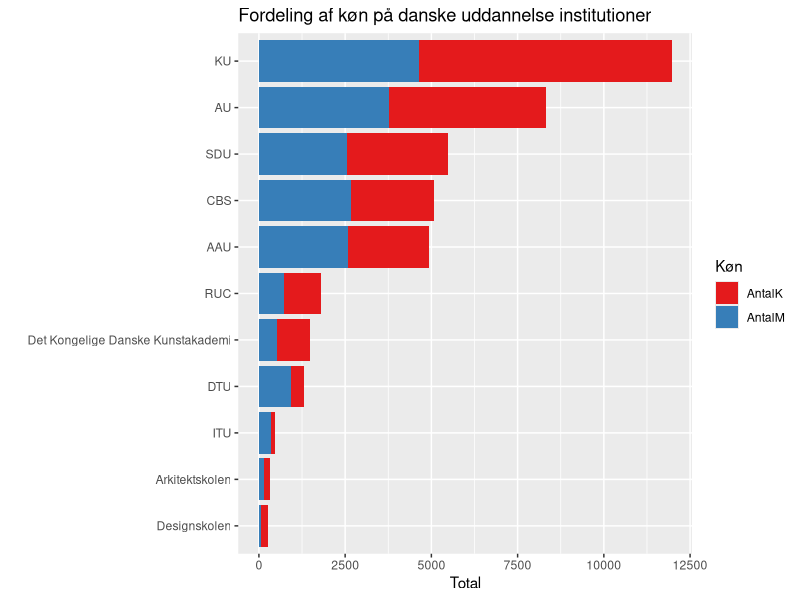
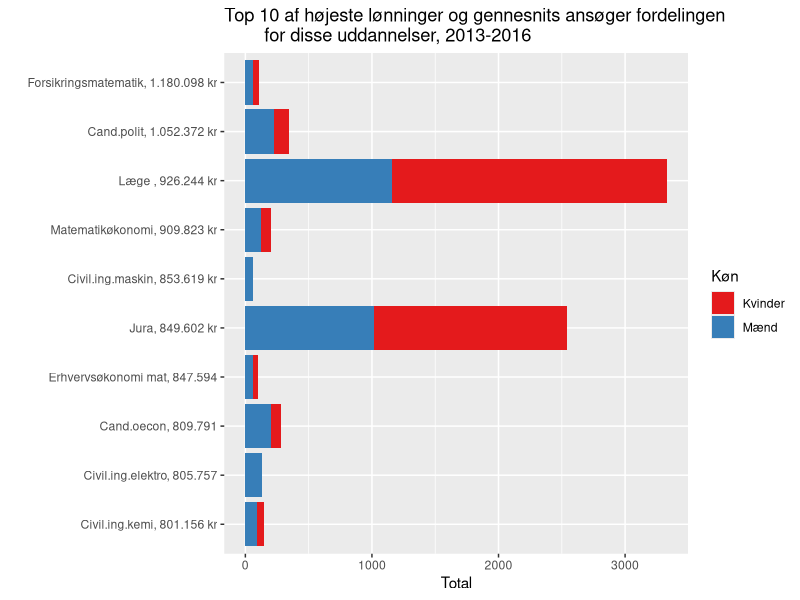
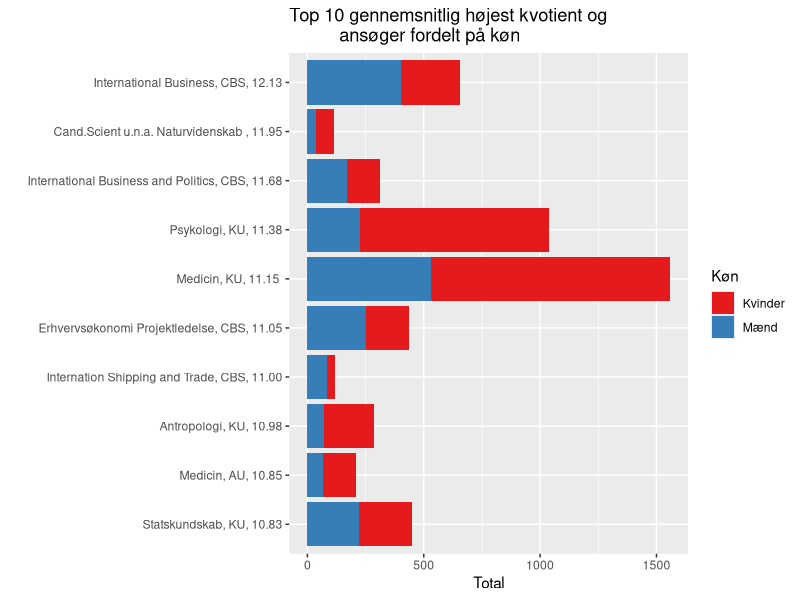
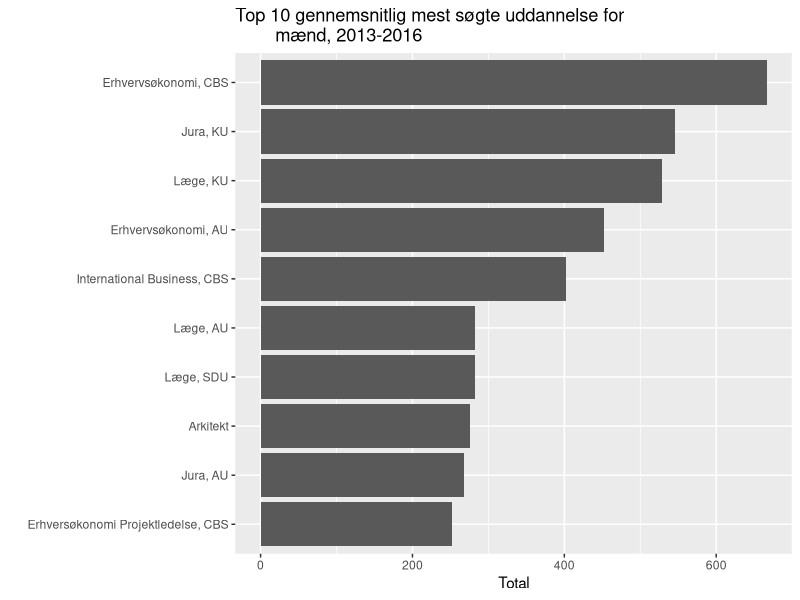
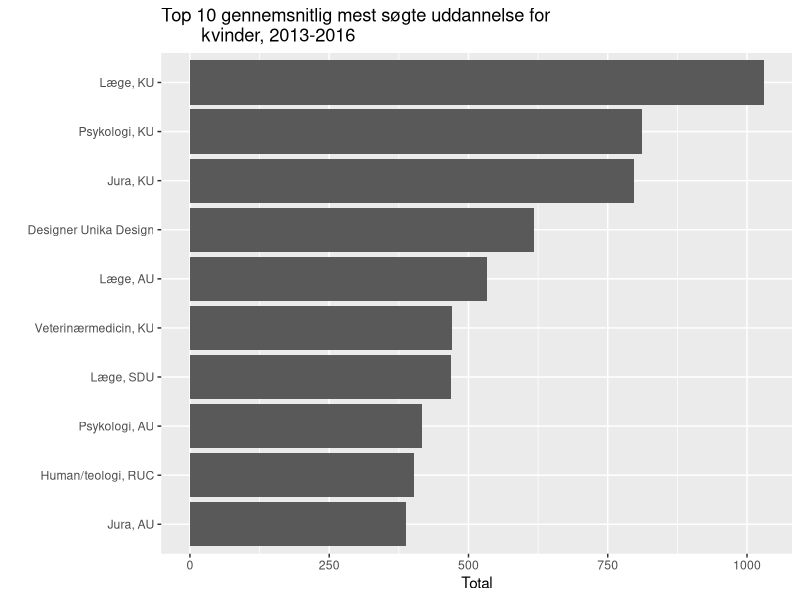

These charts were generated, in order, by the following R code:
## ---- chunk 1
knitr::opts_chunk$set(echo = TRUE)
library("readr")
library("dplyr")
library("rio")
library("dplyr")
library("magrittr")
library("ggplot2")
library("tidyr")
library("stringr")
## ---- chunk 2


londata = read.csv("londata1.csv", sep = ";")
Udddata = read.csv("optagelse3.csv", sep = ";")

Udddata = Udddata %>%
  mutate(OptMK = round(OptMaend / OptKvinder,2),
         TotalOpt = OptMaend + OptKvinder,
         TotalAng = AngMaend + AngKvinder,
         AngMK = round(AngMaend / AngKvinder,2)  ) %>%
  arrange(-TotalOpt, -TotalAng, - AngMK, -OptMK)

Udddata.1 = Udddata %>% 
  left_join(londata, by = "Placering")

Udddata.2 = Udddata.1 %>%
  filter( !is.na(GnsIndkomst) )


Udddata.2 = Udddata.2 %>%
  mutate( KvindeAndOpt = round(OptKvinder / TotalOpt, 2),
          KvindeAndAng = round(AngKvinder / TotalAng, 2))

## ---- chunk 3

Uni.2 = Udddata.2 %>%
  group_by(InstNavn) %>%
  summarise(AntalM =sum(round(AngMaend/4,0), na.rm =TRUE), AntalK =sum(round(AngKvinder/4,0), na.rm=TRUE)) 

Uni.2gather = Uni.2 %>%
  gather(key = Køn, 
         value = frequency,
          -InstNavn)
## ---- chunk 4

ggplot(data=Uni.2gather, aes(x=reorder(InstNavn, frequency), y=frequency, fill=Køn)) +
  geom_bar(stat="identity") +
  coord_flip() + ylab("Total") + xlab("") +
  ggtitle("Fordeling af køn på danske uddannelse institutioner") + 
  scale_fill_brewer(palette = "Set1")
## ---- chunk 5
Uni.3 = Udddata.2 %>%
  group_by(GnsIndkomst, Uddannelse) %>%
  summarise(Mænd =sum(round(AngMaend/4,0), na.rm =TRUE), Kvinder =sum(round(AngKvinder/4,0), na.rm=TRUE)) 


Uni.3 = Uni.3 %>%
  arrange(desc(GnsIndkomst)) %>%
  head(n=10)

Uni.3gather = Uni.3 %>%
  gather(key = Køn, 
         value = frequency,
         -GnsIndkomst, - Uddannelse)
## ---- chunk 6
ggplot(data=Uni.3gather, aes(x=reorder(GnsIndkomst, Uddannelse), y=frequency, fill=Køn)) +
  geom_bar(stat="identity") +
  coord_flip() + ylab("Total") + xlab("") +
scale_x_discrete(breaks=c("801156", "805757", "809791", "847594", "849602", "853619", "909823", "926244", "1052373", "1180098"),
                 labels=c("Civil.ing.kemi, 801.156 kr", "Civil.ing.elektro, 805.757", "Cand.oecon, 809.791", "Erhvervsøkonomi mat, 847.594", 
                          "Jura, 849.602 kr", "Civil.ing.maskin, 853.619 kr", "Matematikøkonomi, 909.823 kr", "Læge , 926.244 kr", 
                          "Cand.polit, 1.052.372 kr", "Forsikringsmatematik, 1.180.098 kr")) + 
ggtitle("Top 10 af højeste lønninger og gennesnits ansøger fordelingen 
        for disse uddannelser, 2013-2016") + 
  scale_fill_brewer(palette = "Set1")

## ---- chunk 7
londata <- read.csv("londata1.csv", sep = ";")

uddannelse <- read.csv("optagelse3.csv", sep = ";")

# samler data
data <- uddannelse %>%
  left_join(londata, by = "Placering")

data <- data %>%
  filter(!is.na(GnsIndkomst))

data <- data %>%
  mutate(Kvotient = as.numeric(gsub(",",".",data$Kvotient))) %>%
  filter(!is.na(AngMaend) | !is.na(AngKvinder) ) 


#Kvindeandel i optag og ansøg
data2 = data %>%
  mutate(KvindeAndOpt = round(OptKvinder /(OptKvinder + OptMaend),2), 
         KvindeAndAng = round(AngKvinder / (AngKvinder + AngMaend),2),
         TotalOpt = OptKvinder + OptMaend,
         TotalAng = AngKvinder + AngMaend)


### PLOT AF KØN OG KVOTIENTER
Uni.4 = data2 %>%
  group_by(OptNr) %>%
  summarise(Mænd =sum(round(AngMaend/4,0), na.rm =TRUE), Kvinder =sum(round(AngKvinder/4,0), na.rm=TRUE), Kvotient=mean(Kvotient)) 

Uni.4 = Uni.4 %>%
  arrange(desc(Kvotient)) %>%
  head(n=10)


Uni.4gather = Uni.4 %>%
  gather(key = Køn, 
         value = frequency,
         -Kvotient, - OptNr)

## ---- chunk 8
ggplot(data=Uni.4gather, aes(x=reorder(Kvotient, Køn), y=frequency, fill=Køn)) +
  geom_bar(stat="identity") +
  coord_flip() + ylab("Total") + xlab("") +
scale_x_discrete(breaks=c("10.825", "10.85", "10.975", "11", "11.05", "11.15", "11.375", "11.675", "11.95", "12.125"), 
                 labels=c("Statskundskab, KU, 10.83", "Medicin, AU, 10.85", "Antropologi, KU, 10.98", "Internation Shipping and Trade, CBS, 11.00", 
                          "Erhvervsøkonomi Projektledelse, CBS, 11.05", "Medicin, KU, 11.15 ", "Psykologi, KU, 11.38", "International Business and Politics, CBS, 11.68", 
                          "Cand.Scient u.n.a. Naturvidenskab , 11.95", "International Business, CBS, 12.13")) +
  ggtitle("Top 10 gennemsnitlig højest kvotient og 
          ansøger fordelt på køn") + 
  scale_fill_brewer(palette = "Set1")


## ---- chunk 9

Uni.5 = Udddata.2 %>%
  group_by(OptNr, Uddannelse) %>%
  summarise(Mænd =sum(round(AngMaend/4,0), na.rm =TRUE))

Uni.5 = Uni.5 %>%
  arrange(desc(Mænd)) %>%
  head(n=10)

Uni.5$OptNr = factor(Uni.5$OptNr)
## ---- chunk 10
ggplot(data=Uni.5, aes(x=reorder(OptNr, Mænd), y= Mænd)) +  geom_bar(stat="identity") +
  #geom_point() +
  coord_flip() + ylab("Total") + xlab("") + 
  scale_x_discrete(breaks=c("13045", "22415", "30010", "17115", "22010", "13060", "22610", "10110", "10410", "13010"),
                   labels=c("Erhversøkonomi Projektledelse, CBS", "Jura, AU", "Arkitekt", "Læge, SDU", "Læge, AU", 
                            "International Business, CBS", "Erhvervsøkonomi, AU", "Læge, KU", "Jura, KU", "Erhvervsøkonomi, CBS")) + 
ggtitle("Top 10 gennemsnitlig mest søgte uddannelse for 
        mænd, 2013-2016") 
## ---- chunk 11

Uni.6 = Udddata.2 %>%
  group_by(OptNr, Uddannelse) %>%
  summarise (Kvinder =sum(round(AngKvinder/4,0), na.rm=TRUE))

Uni.6 = Uni.6 %>%
  arrange(desc(Kvinder)) %>%
  head(n=10)

Uni.6$OptNr = factor(Uni.6$OptNr)

## ---- chunk 12


ggplot(data=Uni.6, aes(x=reorder(OptNr, Kvinder), y= Kvinder)) + geom_bar(stat="identity") + 
   # geom_point()
  coord_flip() + ylab("Total") + xlab("") +
scale_x_discrete(breaks=c("22415", "16020", "22420", "17115", "10140", "22010", "32010", "10410", "10368", "10110"),
                 labels=c("Jura, AU", "Human/teologi, RUC", "Psykologi, AU", "Læge, SDU", "Veterinærmedicin, KU", "Læge, AU", 
                          "Designer Unika Design", "Jura, KU", "Psykologi, KU", "Læge, KU")) + 
ggtitle("Top 10 gennemsnitlig mest søgte uddannelse for 
        kvinder, 2013-2016") 
